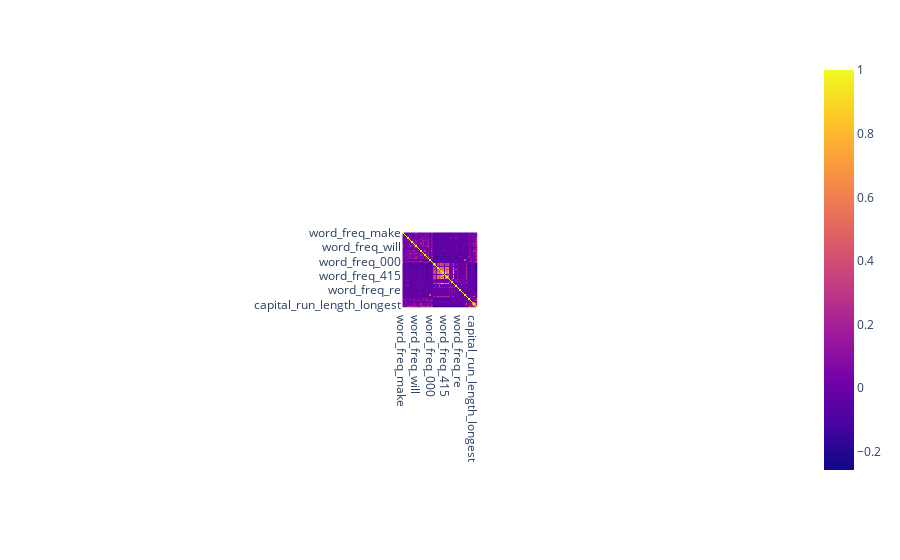

Notebook code cell kept with this figure:
### Markdown cell above
## correlation matrix heatmap

### Code cell
fig = px.imshow(df_corr)
fig.show()

### Figure 1 — Plotly figure (JSON) as saved in the notebook; plotly's stock layout.template omitted (floating-point values rounded to 4 significant figures; data arrays with more than 128 entries replaced by an {"elided": "..."} marker saying what was removed)
{"data": [{"coloraxis": "coloraxis", "hovertemplate": "x: %{x}<br>y: %{y}<br>color: %{z}<extra></extra>", "name": "0", "type": "heatmap", "x": ["word_freq_make", "word_freq_address", "word_freq_all", "word_freq_3d", "word_freq_our", "word_freq_over", "word_freq_remove", "word_freq_internet", "word_freq_order", "word_freq_mail", "word_freq_receive", "word_freq_will", "word_freq_people", "word_freq_report", "word_freq_addresses", "word_freq_free", "word_freq_business", "word_freq_email", "word_freq_you", "word_freq_credit", "word_freq_your", "word_freq_font", "word_freq_000", "word_freq_money", "word_freq_hp", "word_freq_hpl", "word_freq_george", "word_freq_650", "word_freq_lab", "word_freq_labs", "word_freq_telnet", "word_freq_857", "word_freq_data", "word_freq_415", "word_freq_85", "word_freq_technology", "word_freq_1999", "word_freq_parts", "word_freq_pm", "word_freq_direct", "word_freq_cs", "word_freq_meeting", "word_freq_original", "word_freq_project", "word_freq_re", "word_freq_edu", "word_freq_table", "word_freq_conference", "char_freq_;", "char_freq_(", "char_freq_[", "char_freq_!", "char_freq_$", "char_freq_#", "capital_run_length_average", "capital_run_length_longest", "capital_run_length_total", "spam_class"], "xaxis": "x", "y": ["word_freq_make", "word_freq_address", "word_freq_all", "word_freq_3d", "word_freq_our", "word_freq_over", "word_freq_remove", "word_freq_internet", "word_freq_order", "word_freq_mail", "word_freq_receive", "word_freq_will", "word_freq_people", "word_freq_report", "word_freq_addresses", "word_freq_free", "word_freq_business", "word_freq_email", "word_freq_you", "word_freq_credit", "word_freq_your", "word_freq_font", "word_freq_000", "word_freq_money", "word_freq_hp", "word_freq_hpl", "word_freq_george", "word_freq_650", "word_freq_lab", "word_freq_labs", "word_freq_telnet", "word_freq_857", "word_freq_data", "word_freq_415", "word_freq_85", "word_freq_technology", "word_freq_1999", "word_freq_parts", "word_freq_pm", "word_freq_direct", "word_freq_cs", "word_freq_meeting", "word_freq_original", "word_freq_project", "word_freq_re", "word_freq_edu", "word_freq_table", "word_freq_conference", "char_freq_;", "char_freq_(", "char_freq_[", "char_freq_!", "char_freq_$", "char_freq_#", "capital_run_length_average", "capital_run_length_longest", "capital_run_length_total", "spam_class"], "yaxis": "y", "z": {"elided": "58x58 float values"}}], "layout": {"autosize": true, "coloraxis": {"colorscale": [[0, "#0d0887"], [0.1111, "#46039f"], [0.2222, "#7201a8"], [0.3333, "#9c179e"], [0.4444, "#bd3786"], [0.5556, "#d8576b"], [0.6667, "#ed7953"], [0.7778, "#fb9f3a"], [0.8889, "#fdca26"], [1, "#f0f921"]]}, "margin": {"t": 60}, "xaxis": {"anchor": "y", "autorange": true, "constrain": "domain", "domain": [0.4477, 0.5523], "range": [-0.5, 57.5], "scaleanchor": "y", "type": "category"}, "yaxis": {"anchor": "x", "autorange": true, "constrain": "domain", "domain": [0.3694, 0.6306], "range": [57.5, -0.5], "type": "category"}}}
